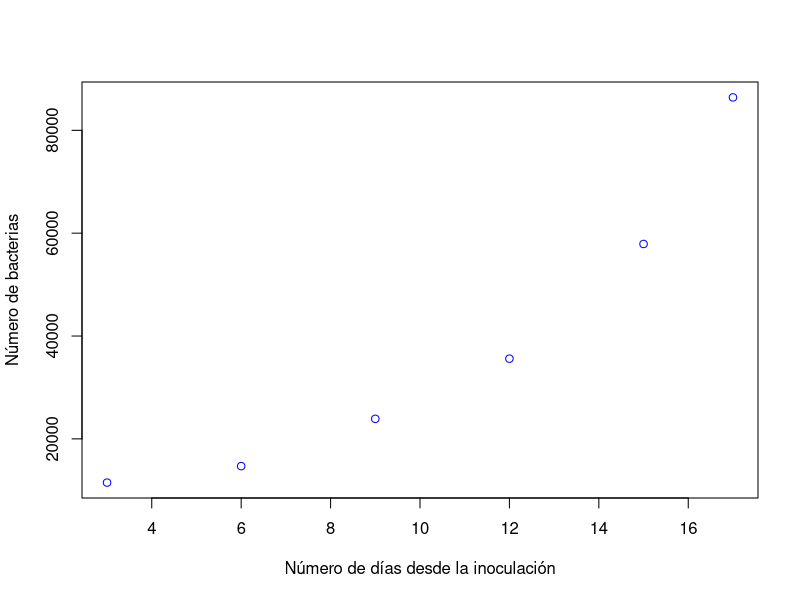
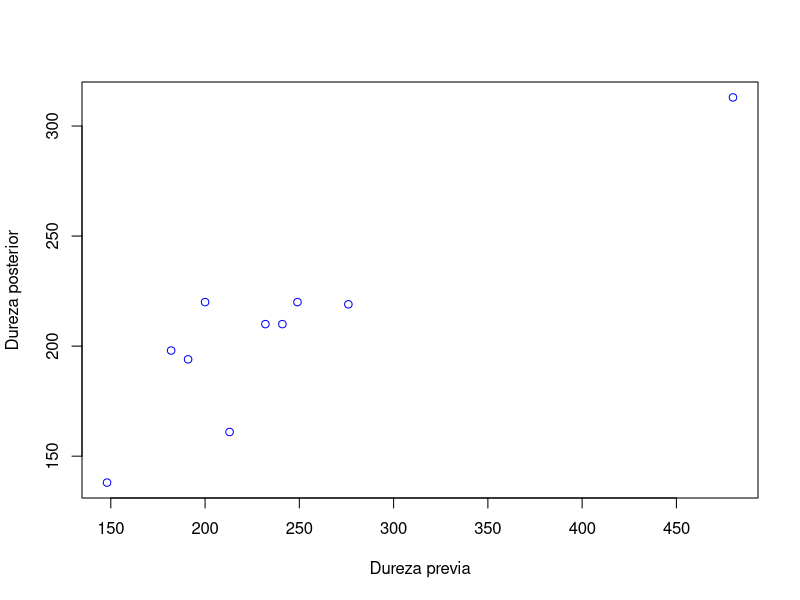
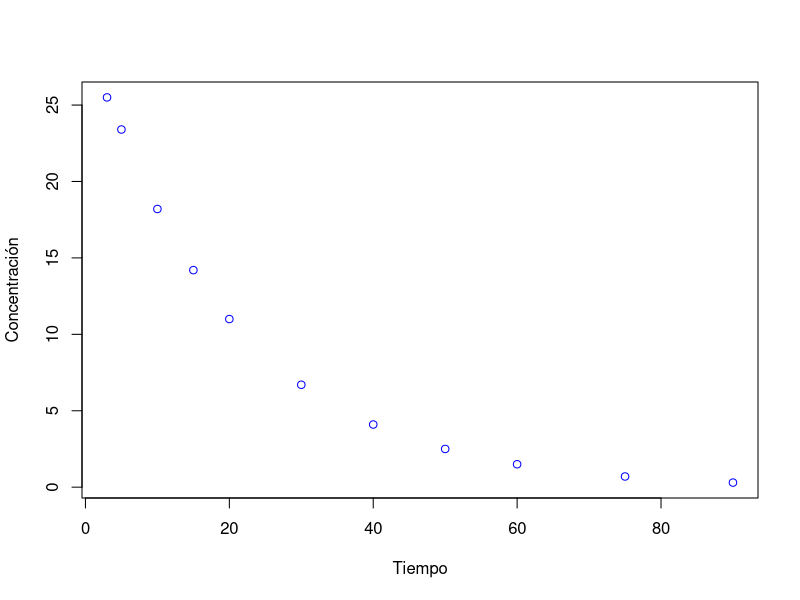
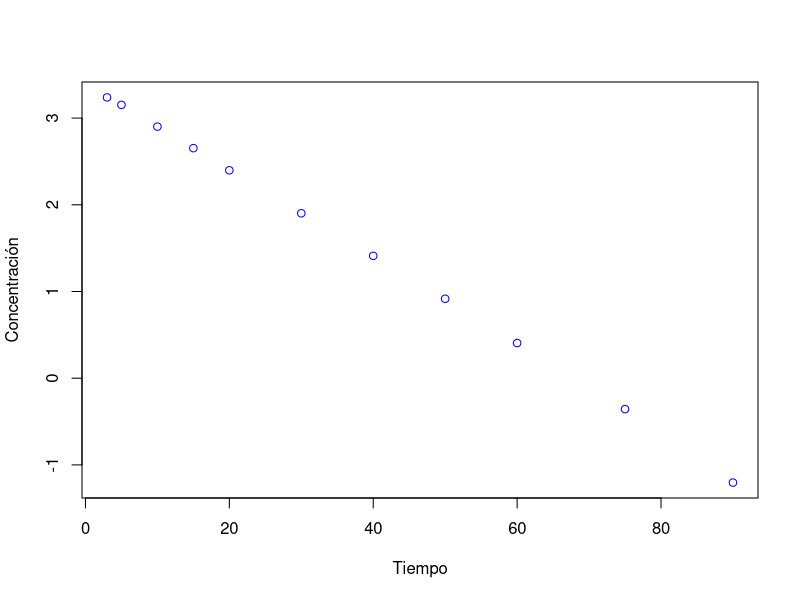
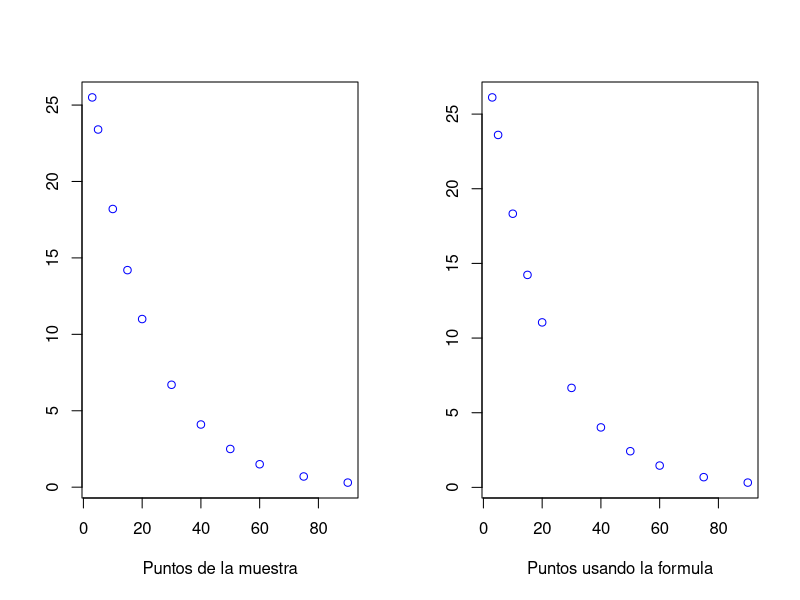
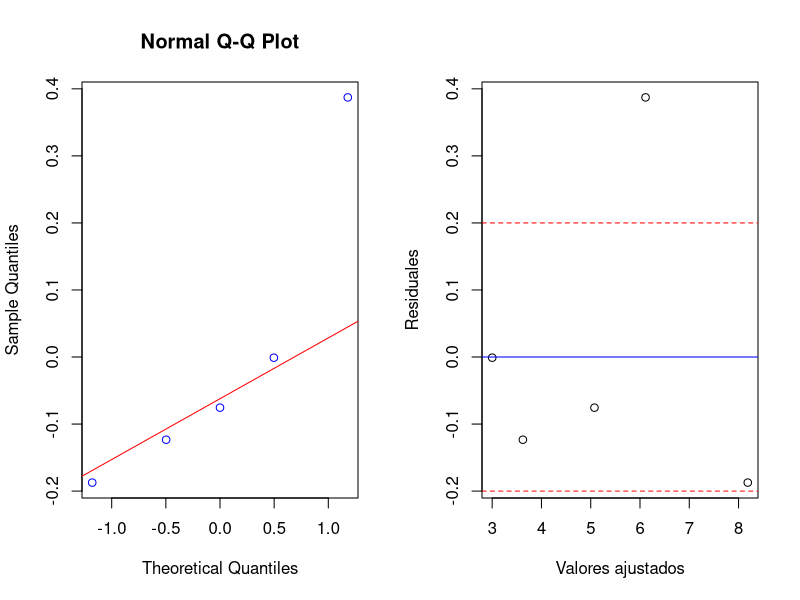
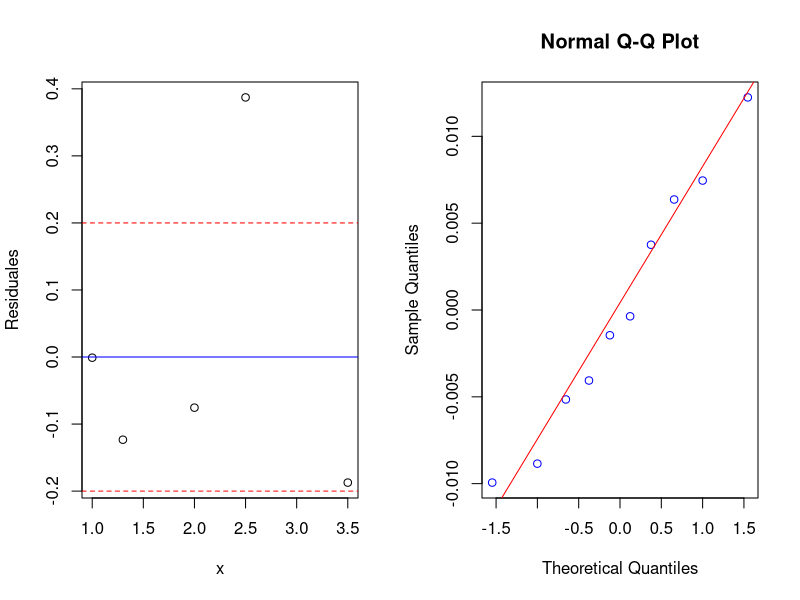
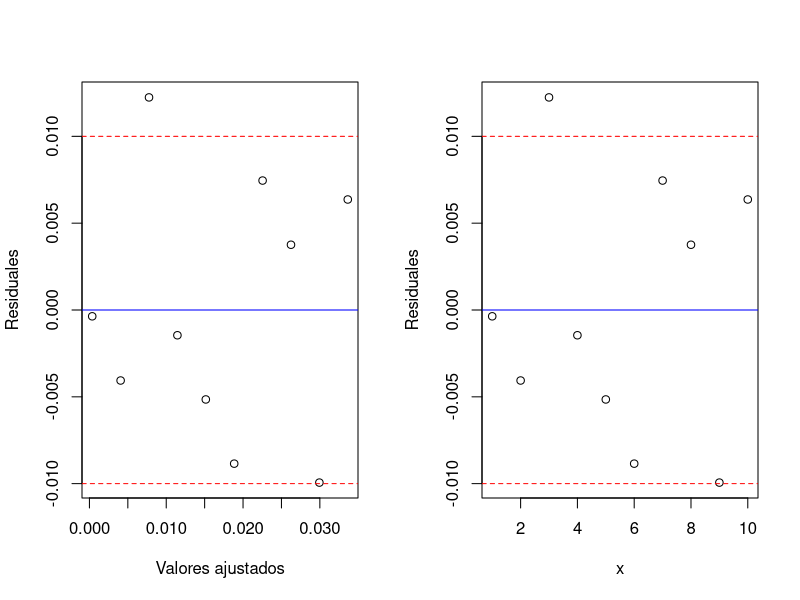

These figures' R source, in order:
## ---- chunk 1
# Se ingresan los datos.
x <- c(1.0, 1.3, 2, 2.5, 3.5)
y <- c(3, 3.5, 5, 6.5,  8)
# Se obtienen las medias de los datos.
barx <- mean(x)
bary <- mean(y)
# Coeficientes del modelo.
b1 <- (sum( (x - barx)*(y - bary) )) / (sum((x - barx)^2))
b0 <- (bary - b1*barx)
## ---- chunk 2
Sx <- sd(x)
Sy <- sd(y)
r <- Sx * b1 / Sy

round(r, 3)
## ---- chunk 3
yhat <- b0 + b1*x
R2 <- (sum((yhat - bary)^2)) / (sum((y - bary)^2))

round(R2, 3)
## ---- chunk 4
b0 + b1 * 2.2
## ---- chunk 5
reg <- lm(y~x)
pred_force <- data.frame(x = c(2.2))
predict(reg, pred_force)
## ---- chunk 6
conf_level <- 0.95
predict(reg, pred_force, interval = "confidence", level = conf_level)
## ---- chunk 7
# Se ingresan los datos.
x <- c(1, 2, 3, 4, 5, 6, 7, 8, 9, 10)
y <- c(0, 0, 0.02, 0.01, 0.01, 0.01, 0.03, 0.03, 0.02, 0.04)
# Se obtienen las medias de los datos.
barx <- mean(x)
bary <- mean(y)
# Coeficientes del modelo.
b1 <- (sum( (x - barx)*(y - bary) )) / (sum((x - barx)^2))
b0 <- (bary - b1*barx)

print( c(round(b0, 4), round(b1, 4)) )
## ---- chunk 8
Sx <- sd(x)
Sy <- sd(y)
r <- Sx * b1 / Sy

round(r, 3)
## ---- chunk 9
yhat <- b0 + b1*x
R2 <- (sum((yhat - bary)^2)) / (sum((y - bary)^2))

round(R2, 3)
## ---- chunk 10
x <- c(3, 6, 9, 12, 15, 17)
y <- c(11500, 14700, 23900, 35600, 57900, 86400)

plot(x, y, xlab = "Número de días desde la inoculación", ylab = "Número de bacterias", col = "blue")
## ---- chunk 11
# Se obtienen las medias de los datos.
barx <- mean(x)
bary <- mean(y)
# Coeficientes del modelo.
b1 <- (sum( (x - barx)*(y - bary) )) / (sum((x - barx)^2))
b0 <- (bary - b1*barx)
## ---- chunk 12
Sx <- sd(x)
Sy <- sd(y)
r <- Sx * b1 / Sy

round(r, 3)
## ---- chunk 13
yhat <- b0 + b1*x
R2 <- (sum((yhat - bary)^2)) / (sum((y - bary)^2))

round(R2, 3)
## ---- chunk 14
# Modelo de regresión lineal en R.
reg <- lm(y~x)
# Residuales.
e <- reg$residuals
# Prueba de Shapiro-Wilks
shapiro.test(e)
## ---- chunk 15
library(lmtest)
bptest(y~x)
## ---- chunk 16
dwtest(y~x)
## ---- chunk 17
x <- c(182, 232, 191, 200, 148, 249, 276, 213, 241, 480)
y <- c(198, 210, 194, 220, 138, 220, 219, 161, 210, 313)

plot(x, y, xlab = "Dureza previa", ylab = "Dureza posterior", col = "blue")
## ---- chunk 18
x1 <- mean(x)
x2 <- mean(y)
s1 <- sd(x)
s2 <- sd(y)
n1 <- 10
n2 <- 10

k <- n1 + n2 - 2
sp <- sqrt(( (n1-1)*s1**2 + (n2-1)*s2**2 ) / k)
t <- ((x1 - x2) - (0)) / (sp * sqrt(1/n1 + 1/n2))

round(t, 3)
## ---- chunk 19
p_value <- pt(t, n1+n2-2)
round(p_value, 3)
## ---- chunk 20
# Se ingresan los datos.
barx <- mean(x)
bary <- mean(y)
# Se obtienen las medias de los datos.
b1 <- (sum( (x - barx)*(y - bary) )) / (sum((x - barx)^2))
b0 <- (bary - b1*barx)
# Coeficientes del modelo.
yhat <- b0 + b1*x
R2 <- (sum((yhat - bary)^2)) / (sum((y - bary)^2))

round(R2, 3)
## ---- chunk 21
pred <- b0 + b1 * 215
round(pred, 2)
## ---- chunk 22
reg <- lm(y~x)
pred_hardness <- data.frame(x = c(215))
predict(reg, pred_hardness)
## ---- chunk 23
x <- c(3, 5, 10, 15, 20, 30, 40, 50, 60, 75, 90)
y <- c(25.5, 23.4, 18.2, 14.2, 11, 6.7, 4.1, 2.5, 1.5, 0.7, 0.3)

plot(x, y, xlab = "Tiempo", ylab = "Concentración", col = "blue")
## ---- chunk 24
logy <- log(y)
plot(x, logy, xlab = "Tiempo", ylab = "Concentración", col = "blue")
## ---- chunk 25
reg <- lm(logy~x)
reg
## ---- chunk 26
C0 <- 30.3987
k <- 0.0506

y_from_formula <- C0 * exp(1)^(-k * x)

par(mfrow = c(1, 2))
plot(x, y, xlab = "Puntos de la muestra", ylab = "", col = "blue")
plot(x, y_from_formula, xlab = "Puntos usando la formula", ylab = "", col = "blue")
## ---- chunk 27
b0 <- log(3.10^(-2))
b1 <- (mean(y) - b0) / mean(x)
round(b1, 4)
## ---- chunk 28
# Se ingresan los datos.
x <- c(1.0, 1.3, 2, 2.5, 3.5)
y <- c(3, 3.5, 5, 6.5,  8)
# Modelo de regresión lineal en R.
reg <- lm(y~x)
# Residuales.
e <- reg$residuals
# Gráfico.
qqnorm(e, col = "blue")
qqline(e, col = "red")
## ---- chunk 29
shapiro.test(e)
## ---- chunk 30
# Datos ajustados.
aj <- reg$fitted.values
# Grafico de ajustados vs residuales.
plot(aj, e, xlab = "Valores ajustados", ylab = "Residuales")
abline(0, 0, col = "blue")
abline(-0.2, 0, col = "red", lty = 2)
abline(0.2, 0, col = "red", lty = 2)
## ---- chunk 31
bptest(y~x)
## ---- chunk 32
e <- reg$residuals

plot(x, e, xlab = "x", ylab = "Residuales")
abline(0, 0, col = "blue")
abline(-0.2, 0, col = "red", lty = 2)
abline(0.2, 0, col = "red", lty = 2)
## ---- chunk 33
dwtest(y~x)
## ---- chunk 34
# Se ingresan los datos.
x <- c(1, 2, 3, 4, 5, 6, 7, 8, 9, 10)
y <- c(0, 0, 0.02, 0.01, 0.01, 0.01, 0.03, 0.03, 0.02, 0.04)
# Modelo de regresión lineal en R.
reg <- lm(y~x)
# Residuales.
e <- reg$residuals
# Gráfico.
qqnorm(e, col = "blue")
qqline(e, col = "red")
## ---- chunk 35
shapiro.test(e)
## ---- chunk 36
# Datos ajustados.
aj <- reg$fitted.values
# Grafico de ajustados vs residuales.
plot(aj, e, xlab = "Valores ajustados", ylab = "Residuales")
abline(0, 0, col = "blue")
abline(-0.01, 0, col = "red", lty = 2)
abline(0.01, 0, col = "red", lty = 2)
## ---- chunk 37
bptest(y~x)
## ---- chunk 38
e <- reg$residuals

plot(x, e, xlab = "x", ylab = "Residuales")
abline(0, 0, col = "blue")
abline(-0.01, 0, col = "red", lty = 2)
abline(0.01, 0, col = "red", lty = 2)
## ---- chunk 39
dwtest(y~x)
## ---- chunk 40
# Se ingresan los datos.
x <- c(182, 232, 191, 200, 148, 249, 276, 213, 241, 480)
y <- c(198, 210, 194, 220, 138, 220, 219, 161, 210, 313)
# Modelo de regresión lineal en R.
reg <- lm(y~x)
# Residuales.
e <- reg$residuals
# Gráfico.
qqnorm(e, col = "blue")
qqline(e, col = "red")
## ---- chunk 41
shapiro.test(e)
## ---- chunk 42
# Datos ajustados.
aj <- reg$fitted.values
# Grafico de ajustados vs residuales.
plot(aj, e, xlab = "Valores ajustados", ylab = "Residuales")
abline(0, 0, col = "blue")
abline(-20, 0, col = "red", lty = 2)
abline(20, 0, col = "red", lty = 2)
## ---- chunk 43
bptest(y~x)
## ---- chunk 44
e <- reg$residuals

plot(x, e, xlab = "x", ylab = "Residuales")
abline(0, 0, col = "blue")
abline(-20, 0, col = "red", lty = 2)
abline(20, 0, col = "red", lty = 2)
## ---- chunk 45
dwtest(y~x)
## ---- chunk 46
# Se ingresan los datos.
x <- c(3, 5, 10, 15, 20, 30, 40, 50, 60, 75, 90)
y <- c(25.5, 23.4, 18.2, 14.2, 11, 6.7, 4.1, 2.5, 1.5, 0.7, 0.3)
y <- log(y)
# Modelo de regresión lineal en R.
reg <- lm(y~x)
# Residuales.
e <- reg$residuals
# Gráfico.
qqnorm(e, col = "blue")
qqline(e, col = "red")
## ---- chunk 47
shapiro.test(e)
## ---- chunk 48
# Datos ajustados.
aj <- reg$fitted.values
# Grafico de ajustados vs residuales.
plot(aj, e, xlab = "Valores ajustados", ylab = "Residuales")
abline(0, 0, col = "blue")
abline(-0.02, 0, col = "red", lty = 2)
abline(0.02, 0, col = "red", lty = 2)
## ---- chunk 49
bptest(y~x)
## ---- chunk 50
e <- reg$residuals

plot(x, e, xlab = "x", ylab = "Residuales")
abline(0, 0, col = "blue")
abline(-0.02, 0, col = "red", lty = 2)
abline(0.02, 0, col = "red", lty = 2)
## ---- chunk 51
dwtest(y~x)
